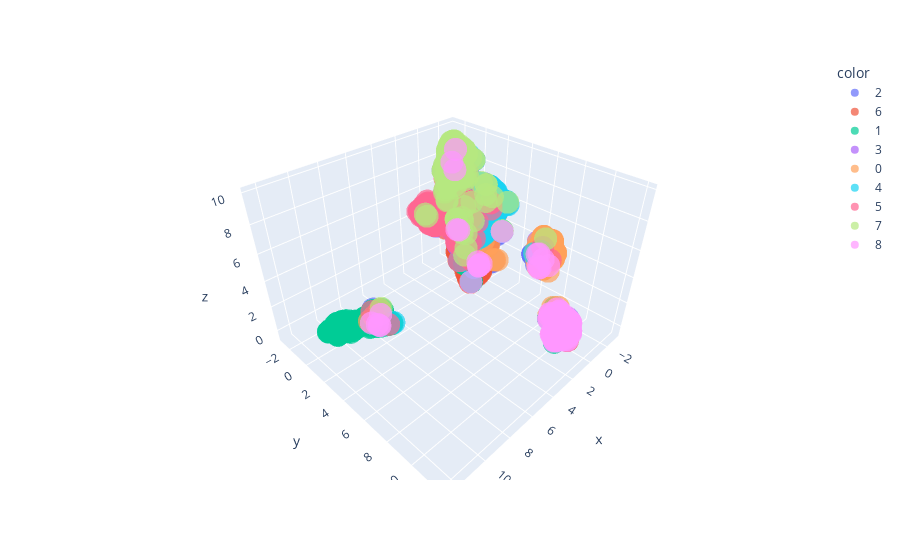

Notebook code for this chart:
### Code cell
test_cifar9_features_u = umap.transform(test_cifar9_features)
plot_embedding_3d(test_cifar9_features_u, test_cifar9_gt_preds)

### Figure 1 — Plotly figure (JSON) as saved in the notebook; plotly's stock layout.template omitted (floating-point values rounded to 4 significant figures; data arrays with more than 128 entries replaced by an {"elided": "..."} marker saying what was removed)
{"data": [{"hovertemplate": "color=2<br>x=%{x}<br>y=%{y}<br>z=%{z}<extra></extra>", "legendgroup": "2", "marker": {"color": "#636efa", "opacity": 0.7, "symbol": "circle"}, "mode": "markers", "name": "2", "scene": "scene", "showlegend": true, "type": "scatter3d", "x": {"elided": "252 float values"}, "y": {"elided": "252 float values"}, "z": {"elided": "252 float values"}}, {"hovertemplate": "color=6<br>x=%{x}<br>y=%{y}<br>z=%{z}<extra></extra>", "legendgroup": "6", "marker": {"color": "#EF553B", "opacity": 0.7, "symbol": "circle"}, "mode": "markers", "name": "6", "scene": "scene", "showlegend": true, "type": "scatter3d", "x": {"elided": "252 float values"}, "y": {"elided": "252 float values"}, "z": {"elided": "252 float values"}}, {"hovertemplate": "color=1<br>x=%{x}<br>y=%{y}<br>z=%{z}<extra></extra>", "legendgroup": "1", "marker": {"color": "#00cc96", "opacity": 0.7, "symbol": "circle"}, "mode": "markers", "name": "1", "scene": "scene", "showlegend": true, "type": "scatter3d", "x": {"elided": "230 float values"}, "y": {"elided": "230 float values"}, "z": {"elided": "230 float values"}}, {"hovertemplate": "color=3<br>x=%{x}<br>y=%{y}<br>z=%{z}<extra></extra>", "legendgroup": "3", "marker": {"color": "#ab63fa", "opacity": 0.7, "symbol": "circle"}, "mode": "markers", "name": "3", "scene": "scene", "showlegend": true, "type": "scatter3d", "x": {"elided": "282 float values"}, "y": {"elided": "282 float values"}, "z": {"elided": "282 float values"}}, {"hovertemplate": "color=0<br>x=%{x}<br>y=%{y}<br>z=%{z}<extra></extra>", "legendgroup": "0", "marker": {"color": "#FFA15A", "opacity": 0.7, "symbol": "circle"}, "mode": "markers", "name": "0", "scene": "scene", "showlegend": true, "type": "scatter3d", "x": {"elided": "279 float values"}, "y": {"elided": "279 float values"}, "z": {"elided": "279 float values"}}, {"hovertemplate": "color=4<br>x=%{x}<br>y=%{y}<br>z=%{z}<extra></extra>", "legendgroup": "4", "marker": {"color": "#19d3f3", "opacity": 0.7, "symbol": "circle"}, "mode": "markers", "name": "4", "scene": "scene", "showlegend": true, "type": "scatter3d", "x": {"elided": "252 float values"}, "y": {"elided": "252 float values"}, "z": {"elided": "252 float values"}}, {"hovertemplate": "color=5<br>x=%{x}<br>y=%{y}<br>z=%{z}<extra></extra>", "legendgroup": "5", "marker": {"color": "#FF6692", "opacity": 0.7, "symbol": "circle"}, "mode": "markers", "name": "5", "scene": "scene", "showlegend": true, "type": "scatter3d", "x": {"elided": "263 float values"}, "y": {"elided": "263 float values"}, "z": {"elided": "263 float values"}}, {"hovertemplate": "color=7<br>x=%{x}<br>y=%{y}<br>z=%{z}<extra></extra>", "legendgroup": "7", "marker": {"color": "#B6E880", "opacity": 0.7, "symbol": "circle"}, "mode": "markers", "name": "7", "scene": "scene", "showlegend": true, "type": "scatter3d", "x": {"elided": "222 float values"}, "y": {"elided": "222 float values"}, "z": {"elided": "222 float values"}}, {"hovertemplate": "color=8<br>x=%{x}<br>y=%{y}<br>z=%{z}<extra></extra>", "legendgroup": "8", "marker": {"color": "#FF97FF", "opacity": 0.7, "symbol": "circle"}, "mode": "markers", "name": "8", "scene": "scene", "showlegend": true, "type": "scatter3d", "x": {"elided": "218 float values"}, "y": {"elided": "218 float values"}, "z": {"elided": "218 float values"}}], "layout": {"legend": {"title": {"text": "color"}, "tracegroupgap": 0}, "margin": {"t": 60}, "scene": {"domain": {"x": [0, 1], "y": [0, 1]}, "xaxis": {"title": {"text": "x"}}, "yaxis": {"title": {"text": "y"}}, "zaxis": {"title": {"text": "z"}}}}}
